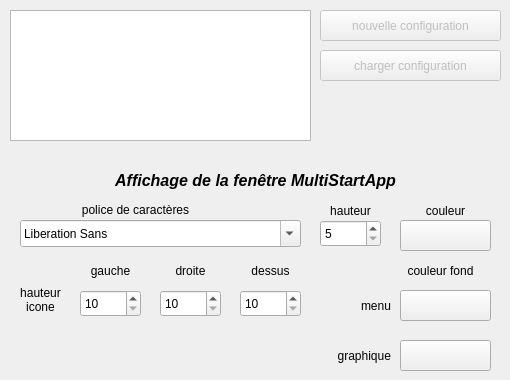
   <widget class="QWidget" name="generalites">
    <attribute name="title">
     <string>Généralités</string>
    </attribute>
    <widget class="QPushButton" name="btcoulfondgraph">
     <property name="geometry">
      <rect>
       <x>400</x>
       <y>340</y>
       <width>91</width>
       <height>31</height>
      </rect>
     </property>
     <property name="font">
      <font>
       <pointsize>11</pointsize>
      </font>
     </property>
     <property name="autoFillBackground">
      <bool>true</bool>
     </property>
     <property name="text">
      <string/>
     </property>
    </widget>
    <widget class="QPushButton" name="btcoulfondmenu">
     <property name="geometry">
      <rect>
       <x>400</x>
       <y>290</y>
       <width>91</width>
       <height>31</height>
      </rect>
     </property>
     <property name="text">
      <string/>
     </property>
    </widget>
    <widget class="QLabel" name="label_3">
     <property name="geometry">
      <rect>
       <x>20</x>
       <y>200</y>
       <width>231</width>
       <height>21</height>
      </rect>
     </property>
     <property name="text">
      <string>&lt;html&gt;&lt;head/&gt;&lt;body&gt;&lt;p align=&quot;center&quot;&gt;police de caractères&lt;/p&gt;&lt;/body&gt;&lt;/html&gt;</string>
     </property>
    </widget>
    <widget class="QFontComboBox" name="policegen">
     <property name="geometry">
      <rect>
       <x>20</x>
       <y>220</y>
       <width>281</width>
       <height>27</height>
      </rect>
     </property>
    </widget>
    <widget class="QSpinBox" name="hautpolgen">
     <property name="geometry">
      <rect>
       <x>320</x>
       <y>220</y>
       <width>61</width>
       <height>27</height>
      </rect>
     </property>
     <property name="minimum">
      <number>5</number>
     </property>
     <property name="maximum">
      <number>30</number>
     </property>
    </widget>
    <widget class="QLabel" name="label_17">
     <property name="geometry">
      <rect>
       <x>320</x>
       <y>200</y>
       <width>61</width>
       <height>21</height>
      </rect>
     </property>
     <property name="text">
      <string>hauteur</string>
     </property>
     <property name="alignment">
      <set>Qt::AlignCenter</set>
     </property>
    </widget>
    <widget class="QLabel" name="label_19">
     <property name="geometry">
      <rect>
       <x>400</x>
       <y>200</y>
       <width>91</width>
       <height>21</height>
      </rect>
     </property>
     <property name="text">
      <string>couleur</string>
     </property>
     <property name="alignment">
      <set>Qt::AlignCenter</set>
     </property>
    </widget>
    <widget class="QPushButton" name="btcoulpolgen">
     <property name="geometry">
      <rect>
       <x>400</x>
       <y>220</y>
       <width>91</width>
       <height>31</height>
      </rect>
     </property>
     <property name="text">
      <string/>
     </property>
    </widget>
    <widget class="QSpinBox" name="hauticogah">
     <property name="geometry">
      <rect>
       <x>80</x>
       <y>290</y>
       <width>61</width>
       <height>27</height>
      </rect>
     </property>
     <property name="minimum">
      <number>10</number>
     </property>
     <property name="maximum">
      <number>80</number>
     </property>
    </widget>
    <widget class="QLabel" name="label_24">
     <property name="geometry">
      <rect>
       <x>10</x>
       <y>280</y>
       <width>61</width>
       <height>41</height>
      </rect>
     </property>
     <property name="text">
      <string>hauteur&lt;br/&gt;icone</string>
     </property>
     <property name="alignment">
      <set>Qt::AlignCenter</set>
     </property>
    </widget>
    <widget class="QSpinBox" name="hauticodrt">
     <property name="geometry">
      <rect>
       <x>160</x>
       <y>290</y>
       <width>61</width>
       <height>27</height>
      </rect>
     </property>
     <property name="minimum">
      <number>10</number>
     </property>
     <property name="maximum">
      <number>80</number>
     </property>
    </widget>
    <widget class="QLabel" name="label_25">
     <property name="geometry">
      <rect>
       <x>80</x>
       <y>260</y>
       <width>61</width>
       <height>21</height>
      </rect>
     </property>
     <property name="text">
      <string>gauche</string>
     </property>
     <property name="alignment">
      <set>Qt::AlignCenter</set>
     </property>
    </widget>
    <widget class="QSpinBox" name="hauticodessous">
     <property name="enabled">
      <bool>true</bool>
     </property>
     <property name="geometry">
      <rect>
       <x>240</x>
       <y>290</y>
       <width>61</width>
       <height>27</height>
      </rect>
     </property>
     <property name="minimum">
      <number>10</number>
     </property>
     <property name="maximum">
      <number>80</number>
     </property>
    </widget>
    <widget class="QLabel" name="label_26">
     <property name="geometry">
      <rect>
       <x>160</x>
       <y>260</y>
       <width>61</width>
       <height>21</height>
      </rect>
     </property>
     <property name="text">
      <string>droite</string>
     </property>
     <property name="alignment">
      <set>Qt::AlignCenter</set>
     </property>
    </widget>
    <widget class="QLabel" name="label_27">
     <property name="geometry">
      <rect>
       <x>240</x>
       <y>260</y>
       <width>61</width>
       <height>21</height>
      </rect>
     </property>
     <property name="text">
      <string>dessus</string>
     </property>
     <property name="alignment">
      <set>Qt::AlignCenter</set>
     </property>
    </widget>
    <widget class="QListWidget" name="LST_Configuration">
     <property name="geometry">
      <rect>
       <x>10</x>
       <y>10</y>
       <width>301</width>
       <height>131</height>
      </rect>
     </property>
    </widget>
    <widget class="QPushButton" name="BTN_nouvelle">
     <property name="enabled">
      <bool>false</bool>
     </property>
     <property name="geometry">
      <rect>
       <x>320</x>
       <y>10</y>
       <width>181</width>
       <height>31</height>
      </rect>
     </property>
     <property name="text">
      <string>nouvelle configuration</string>
     </property>
    </widget>
    <widget class="QPushButton" name="BTN_charger">
     <property name="enabled">
      <bool>false</bool>
     </property>
     <property name="geometry">
      <rect>
       <x>320</x>
       <y>50</y>
       <width>181</width>
       <height>31</height>
      </rect>
     </property>
     <property name="text">
      <string>charger configuration</string>
     </property>
    </widget>
    <widget class="QLabel" name="label_41">
     <property name="geometry">
      <rect>
       <x>390</x>
       <y>260</y>
       <width>101</width>
       <height>21</height>
      </rect>
     </property>
     <property name="text">
      <string>couleur fond</string>
     </property>
     <property name="alignment">
      <set>Qt::AlignCenter</set>
     </property>
    </widget>
    <widget class="QLabel" name="label_42">
     <property name="geometry">
      <rect>
       <x>310</x>
       <y>290</y>
       <width>81</width>
       <height>31</height>
      </rect>
     </property>
     <property name="text">
      <string>menu</string>
     </property>
     <property name="alignment">
      <set>Qt::AlignRight|Qt::AlignTrailing|Qt::AlignVCenter</set>
     </property>
    </widget>
    <widget class="QLabel" name="label_43">
     <property name="geometry">
      <rect>
       <x>310</x>
       <y>340</y>
       <width>81</width>
       <height>31</height>
      </rect>
     </property>
     <property name="text">
      <string>graphique</string>
     </property>
     <property name="alignment">
      <set>Qt::AlignRight|Qt::AlignTrailing|Qt::AlignVCenter</set>
     </property>
    </widget>
    <widget class="QLabel" name="label_2">
     <property name="geometry">
      <rect>
       <x>10</x>
       <y>160</y>
       <width>491</width>
       <height>41</height>
      </rect>
     </property>
     <property name="font">
      <font>
       <pointsize>12</pointsize>
       <italic>true</italic>
       <bold>true</bold>
       <kerning>false</kerning>
      </font>
     </property>
     <property name="text">
      <string>&lt;html&gt;&lt;head/&gt;&lt;body&gt;&lt;p&gt;Affichage de la fenêtre MultiStartApp&lt;/p&gt;&lt;/body&gt;&lt;/html&gt;</string>
     </property>
     <property name="alignment">
      <set>Qt::AlignCenter</set>
     </property>
    </widget>
   </widget>
